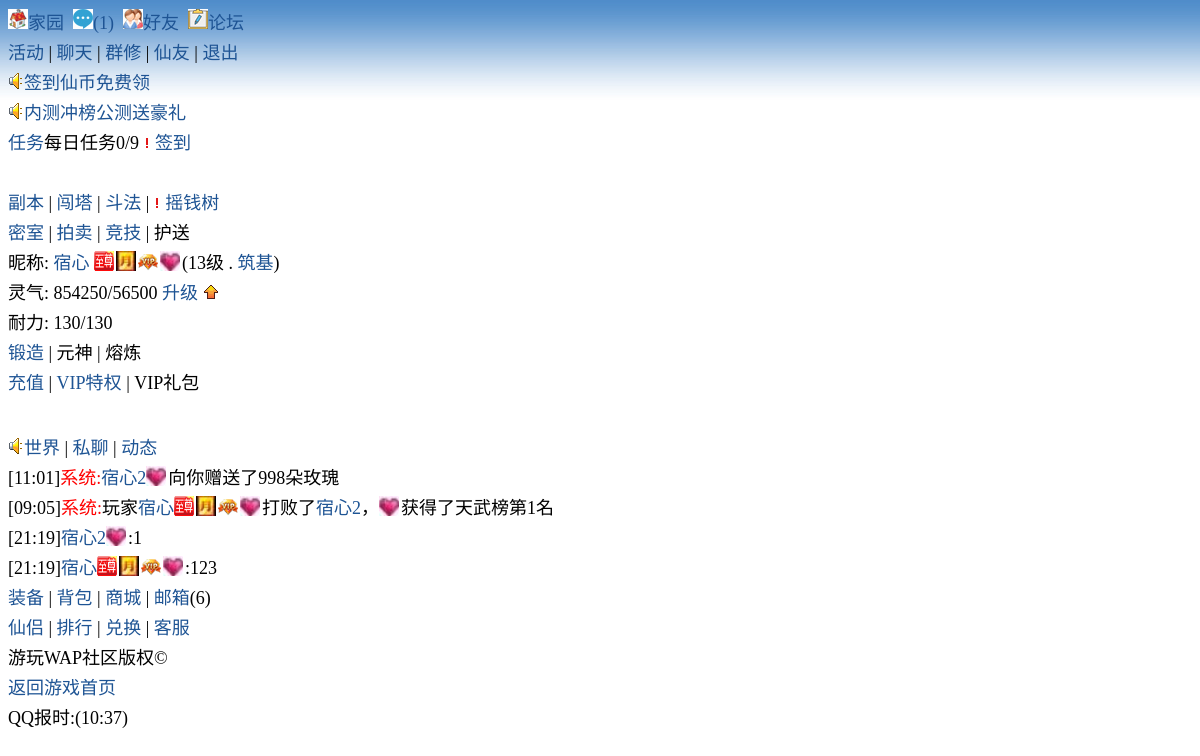
Screenshot of /wxj/game/index.php (signed in) with the database file from the repository.
### tables this page shows
CREATE TABLE `s_user` (
  `num` int(2) NOT NULL AUTO_INCREMENT,
  `s_name` varchar(30) DEFAULT NULL,
  `g_name` varchar(30) DEFAULT NULL,
  `sex` varchar(4) DEFAULT '男',
  `dj` int(2) DEFAULT '1',
  `dj_up_time` varchar(30) DEFAULT NULL,
  `exp` int(2) DEFAULT '0',
  `money` int(2) DEFAULT '0',
  `coin` int(2) DEFAULT '0',
  `sy_hp` int(2) DEFAULT NULL,
  `state` int(2) DEFAULT '0',
  `sy_nl` int(2) DEFAULT '120',
  `z_nl` int(2) DEFAULT '120',
  `nl_hf_time` varchar(30) DEFAULT NULL,
  `fb_jindu` int(2) DEFAULT '1',
  `jingjie` varchar(10) DEFAULT '炼气',
  `tianfu` int(2) DEFAULT '0',
  `tf_wx` int(2) DEFAULT '0',
  `tf_lq` int(2) DEFAULT '0',
  `tf_jg` int(2) DEFAULT '0',
  `tf_xm` int(2) DEFAULT '0',
  `tf_sf` int(2) DEFAULT '0',
  `yqs_cs` int(2) DEFAULT '0',
  `yqs_next_time` varchar(30) DEFAULT NULL,
  `pk_pm` int(2) DEFAULT NULL,
  `pk_max_pm` int(2) DEFAULT NULL,
  `pk_cs` int(2) DEFAULT '0',
  `pk_jf` int(2) DEFAULT '0',
  `pk_zjf` int(2) DEFAULT '0',
  `pk_next_time` varchar(30) DEFAULT NULL,
  `pk_jf_next_time` varchar(30) DEFAULT NULL,
  `pk_gm_cs` int(2) DEFAULT '0',
  `robot` int(2) DEFAULT '0',
  `rw_zx_jd` int(2) DEFAULT '1',
  `rw_zx_skill` int(2) DEFAULT '0',
  `bangpai` varchar(30) DEFAULT NULL,
  `bangpai_zw` int(2) DEFAULT NULL,
  `bangpai_qd` varchar(30) DEFAULT NULL,
  `bangpai_gx` int(2) DEFAULT '0',
  `nld_cs` int(2) DEFAULT '0',
  `nld_next_time` varchar(30) DEFAULT NULL,
  `cz_jf` int(2) DEFAULT '0',
  `xl_hour` int(2) DEFAULT NULL,
  `xl_start_time` varchar(30) DEFAULT NULL,
  `xl_stop_time` varchar(30) DEFAULT NULL,
  `xl_sx_dfsname` varchar(30) DEFAULT NULL,
  `zhizun_vip` int(2) DEFAULT '0',
  `zhizun_vip_lq_jiangli` int(2) DEFAULT '0',
  `yueka_next_time` varchar(30) DEFAULT NULL,
  `yueka_stop_time` varchar(30) DEFAULT NULL,
  `gongxun` int(2) DEFAULT '0',
  `df_sl` int(2) DEFAULT '0',
  `df_sb` int(2) DEFAULT '0',
  `ch_jf` int(2) DEFAULT '0',
  `ch_gj` int(2) DEFAULT '0',
  `ch_xq` int(2) DEFAULT '0',
  `ch_fy` int(2) DEFAULT '0',
  `ch_hp` int(2) DEFAULT '0',
  `ch_sd` int(2) DEFAULT '0',
  `ch_bj` int(2) DEFAULT '0',
  `ch_rx` int(2) DEFAULT '0',
  `chenghao` varchar(30) DEFAULT NULL,
  `mood` varchar(255) DEFAULT NULL,
  `zhanli` int(2) DEFAULT '0',
  `meili` int(2) DEFAULT '0',
  `xianlv` varchar(30) DEFAULT NULL,
  `eaz` int(2) DEFAULT '0',
  `love_time` varchar(30) DEFAULT NULL,
  `jiezhi` varchar(30) DEFAULT NULL,
  `jiezhi_dj` int(2) DEFAULT '1',
  `songhb` int(2) DEFAULT '0',
  `songhb_week` int(2) DEFAULT '0',
  `shouhb` int(2) DEFAULT '0',
  `shouhb_week` int(2) DEFAULT '0',
  `ta_ceng` int(2) DEFAULT '1',
  `ta_max_ceng` int(2) DEFAULT '1',
  `ta_next_time` varchar(30) DEFAULT NULL,
  `enter` int(2) DEFAULT '0',
  PRIMARY KEY (`num`) USING BTREE
);

CREATE TABLE `s_wj_dongtai` (
  `num` int(2) NOT NULL AUTO_INCREMENT,
  `s_name` varchar(30) DEFAULT NULL,
  `s_name1` varchar(30) DEFAULT NULL,
  `xx_lx` varchar(10) DEFAULT NULL,
  `message` varchar(255) DEFAULT NULL,
  `times` varchar(30) DEFAULT NULL,
  PRIMARY KEY (`num`) USING BTREE
);

CREATE TABLE `s_gonggao` (
  `num` int(2) NOT NULL AUTO_INCREMENT,
  `s_name` varchar(20) DEFAULT NULL,
  `s_name1` varchar(20) DEFAULT NULL,
  `message` varchar(100) DEFAULT NULL,
  `message1` varchar(100) DEFAULT NULL,
  `xx_leixin` varchar(10) DEFAULT NULL,
  `times` varchar(30) DEFAULT NULL,
  PRIMARY KEY (`num`) USING BTREE
);

CREATE TABLE `s_wj_talk` (
  `num` int(6) NOT NULL AUTO_INCREMENT,
  `s_name` varchar(20) DEFAULT NULL,
  `message` varchar(100) DEFAULT NULL,
  `times` varchar(30) DEFAULT NULL,
  `zb_num` int(2) DEFAULT NULL,
  PRIMARY KEY (`num`) USING BTREE
);

### wxj/game/index.php (the view, shortened to what the rows shown need)
<?php
require_once '../include/fzr.php';
require_once '../include/func.php';
require_once '../control/control.php';
$sqlHelper = new SqlHelper();
$sql = "select g_name,sy_nl,z_nl,dj,exp,jingjie,cz_jf,xl_stop_time,zhizun_vip,xianlv,yueka_stop_time from s_user where s_name='$_SESSION[id]'";
$res = $sqlHelper->execute_dql($sql);
$wj_shengji_exp = wj_shengji_exp($res["dj"]);
$jiami1 = 'x=q';
$url1 = encrypt_url("$jiami1.$date",$key_url_md_5);
$jiami2 = 'x=w';
$url2 = encrypt_url("$jiami2.$date",$key_url_md_5);
$jiami3 = 'x=p';
$url3 = encrypt_url("$jiami3.$date",$key_url_md_5);
$jiami6 = 'x=e';
$url6 = encrypt_url("$jiami6.$date",$key_url_md_5);
$jiami9 = 'x=r';
$url9 = encrypt_url("$jiami9.$date",$key_url_md_5);
echo "<div>昵称: ";
echo "<a href='../user/info.php?$url1'>" .$res["g_name"]."</a> ";
if ($res["zhizun_vip"]) {
    echo '<img class="tx_img" src="../images/zz.gif">';
    echo '<img class="tx_img" src="../images/yk.gif">';
} else {
    $now_time = date("Y-m-d H:i:s");
    if ($now_time < $res["yueka_stop_time"]) {
        echo '<img class="tx_img" src="../images/yk.gif">';
    }
}
if ($res["cz_jf"]) {
    echo '<img class="tx_img" src="../images/vip.gif">';
}
if ($res["xianlv"]) {
    echo '<img class="tx_img" src="../images/xl.gif">';
}
$vip_dj = vip_dj($res["cz_jf"]);
echo '('.$res["dj"]."级 . <a href='../user/info.php?$url3'>".$res["jingjie"]."</a>)</div>";
echo '<div>灵气: '.$res["exp"].'/'.$wj_shengji_exp;
echo '</div>';
$vip_nlsx_hfcs = vip_nlsx_hfcs($vip_dj);
$wj_znl = $res["z_nl"] + $vip_nlsx_hfcs[0];
$nl_show_time = nl_show_time($vip_nlsx_hfcs[0]);
echo '<div>耐力: '.($res["sy_nl"] + $nl_show_time[1]).'/'.$wj_znl;
echo '</div>';
echo "<div style='margin-top: 5px;'><div><img src='../images/laba.gif'/><a href='../xy/chat.php?$url1'>世界</a> |";
echo " <a href='../xy/chat.php?$url6'>私聊</a> | ";
echo "<a href='../xy/chat.php?$url9'>动态</a></div>";
wjdt_show_fenye('',1,0,0);
xtgg_show_fenye('',1,0,0);
chat_show_fenye('',2,0,0);
$sqlHelper = new SqlHelper();
$sql = "select count(num) from s_wj_youxiang where s_name='$_SESSION[id]' and dq_state=0";
$res = $sqlHelper->execute_dql($sql);
$wd_sl = $res["count(num)"];
echo "<div><a href='../user/info.php?$url2'>装备</a> | <a href='../user/bag.php?$url1'>背包</a> | <a href='../xy/shop.php?$url1'>商城</a> | <a href='../user/yx.php?$url1'>邮箱</a>";
if($wd_sl){
    echo '('.$wd_sl.')';
}
echo "</div>";
echo "<div><a href='../xy/xl.php?$url1'>仙侣</a> | <a href='../xy/rank.php?$url1'>排行</a> | <a href='../xy/dh.php?$url1'>兑换</a> | <a href='../xy/xl.php?$url1'>客服</a></div>";
?>
<?php
$date=(date('H:i'));
echo "游玩WAP社区版权©";
echo "<div><a href='../game/index.php'>返回游戏首页</a></div>";
echo "QQ报时:(".$date.")";
?>

### wxj/include/func.php (shortened to what the rows shown need)
<?php
function nl_show_time($vip_zf_nl){
    $date = 0;
    $huifu_naili = 0;
    $sqlHelper=new SqlHelper();
    $sql="select nl_hf_time,sy_nl,z_nl from s_user where s_name='$_SESSION[id]'";
    $res=$sqlHelper->execute_dql($sql);
    $wj_znl = $res["z_nl"] + $vip_zf_nl;
    return array($date,$huifu_naili);
}
function chat_show_fenye($gotourl,$pageSize,$next_xianshi,$dh_fl)
{
    require_once "../include/FenyePage.class.php";
    $fenyePage = new FenyePage();
    $fenyePage->gotoUrl = "$gotourl";
    $fenyePage->pageSize = $pageSize;
    getFenyePage_chat($fenyePage, $dh_fl);
    $sqlHelper = new SqlHelper();
    global $date, $key_url_md_5;
    for ($i = 0; $i < count($fenyePage->res_array); $i++) {
        $row = $fenyePage->res_array[$i];
        $s_name = $row["s_name"];
        $sql = "select g_name,num,zhizun_vip,yueka_stop_time,cz_jf,xianlv from s_user where s_name='$s_name'";
        $res1 = $sqlHelper->execute_dql($sql);
        $res1_num = $res1["num"];
        $res1_g_name = $res1["g_name"];
        $zhizun_vip = $res1["zhizun_vip"];
        echo "<div>[" . substr($row['times'], 11, 5) . "]";
        if ($s_name == $_SESSION["id"]) {
            $jiami1 = 'x=q';
            $url1 = encrypt_url("$jiami1.$date", $key_url_md_5);
            echo "<a href='../user/info.php?$url1'>" . $res1_g_name . '</a>';
        } else {
            $jiami1 = "id=$res1_num";
            $url1 = encrypt_url("$jiami1.$date", $key_url_md_5);
            echo "<a href='../xy/wjinfo.php?$url1'>" . $res1_g_name . '</a>';
        }
        if ($zhizun_vip) {
            echo "<img class='tx_img' src='../images/zz.gif'>";
            echo "<img class='tx_img' src='../images/yk.gif'>";
        } else {
            $now_time = date("Y-m-d H:i:s");
            if ($now_time < $res1["yueka_stop_time"]) {
                echo "<img class='tx_img' src='../images/yk.gif'>";
            }
        }
        if ($res1["cz_jf"]) {
            echo '<img class="tx_img" src="../images/vip.gif">';
        }
        if ($res1["xianlv"]) {
            echo '<img class="tx_img" src="../images/xl.gif">';
        }
        echo ':' . $row["message"] . '</div>';
    }
}
                            ?>
                            <?php
function xtgg_show_fenye($gotourl,$pageSize,$next_xianshi,$dh_fl){
    require_once "../include/FenyePage.class.php";
    $fenyePage=new FenyePage();
    $fenyePage->gotoUrl="$gotourl";
    $fenyePage->pageSize=$pageSize;
    getFenyePage_sjtg($fenyePage,$dh_fl);
    $sqlHelper=new SqlHelper();
    for($i=0;$i<count($fenyePage->res_array);$i++){
        $row=$fenyePage->res_array[$i];
        if ($row["xx_leixin"] == "xt") {
            $s_name = $row["s_name"];
            $sql = "select g_name,num,zhizun_vip,yueka_stop_time,xianlv,cz_jf from s_user where s_name='$s_name'";
            $res1 = $sqlHelper->execute_dql($sql);
            $res1_num = $res1["num"];
            $res1_g_name = $res1["g_name"];
            $zhizun_vip = $res1["zhizun_vip"];
            echo "[" . substr($row['times'], 11, 5) . "]";
            echo "<span style='color:red'>系统:</span>";
            $jiami1 = "id=$res1_num";
            global $date,$key_url_md_5;
            $url1 = encrypt_url("$jiami1.$date",$key_url_md_5);
            echo $row["message"];
            echo "<a href='../xy/wjinfo.php?$url1'>".$res1_g_name.'</a>';
            if($zhizun_vip){
                echo '<img class="tx_img" src="../images/zz.gif">';
                echo "<img class='tx_img' src='../images/yk.gif'>";
            }else{
                $now_time = date("Y-m-d H:i:s");
                if($now_time < $res1["yueka_stop_time"]){
                    echo "<img class='tx_img' src='../images/yk.gif'>";
                }
            }
            if ($res1["cz_jf"]) {
                echo '<img class="tx_img" src="../images/vip.gif">';
            }
            if ($res1["xianlv"]) {
                echo '<img class="tx_img" src="../images/xl.gif">';
            }
            echo $row["message1"];
            echo "<br/>";
        }
        elseif ($row["xx_leixin"] == "pk_top10") {
            $s_name = $row["s_name"];
            $s_name1 = $row["s_name1"];
            $sql = "select g_name,num,zhizun_vip,yueka_stop_time,xianlv,cz_jf from s_user where s_name='$s_name'";
            $res1 = $sqlHelper->execute_dql($sql);
            $sql = "select g_name,num,zhizun_vip,yueka_stop_time,xianlv,cz_jf from s_user where s_name='$s_name1'";
            $res2 = $sqlHelper->execute_dql($sql);
            $res1_num = $res1["num"];
            $res1_g_name = $res1["g_name"];
            $res2_num = $res2["num"];
            $res2_g_name = $res2["g_name"];
            echo "[" . substr($row['times'], 11, 5) . "]";
            echo "<span style='color:red'>系统:</span>玩家";
            global $date,$key_url_md_5;
            if($s_name == $_SESSION["id"]){
                $jiami1 = 'x=q';
                $url1 = encrypt_url("$jiami1.$date",$key_url_md_5);
                echo "<a href='../user/info.php?$url1'>".$res1_g_name.'</a>';
            }else{
                $jiami1 = "id=$res1_num";
                $url1 = encrypt_url("$jiami1.$date",$key_url_md_5);
                echo "<a href='../xy/wjinfo.php?$url1'>".$res1_g_name.'</a>';
            }
            if ($res1["zhizun_vip"]) {
                echo '<img class="tx_img" src="../images/zz.gif">';
                echo '<img class="tx_img" src="../images/yk.gif">';
            } else {
                $now_time = date("Y-m-d H:i:s");
                if ($now_time < $res1["yueka_stop_time"]) {
                    echo '<img class="tx_img" src="../images/yk.gif">';
                }
            }
            if ($res1["cz_jf"]) {
                echo '<img class="tx_img" src="../images/vip.gif">';
            }
            if ($res1["xianlv"]) {
                echo '<img class="tx_img" src="../images/xl.gif">';
            }
            echo $row["message"];
            if($s_name1 == $_SESSION["id"]){
                $jiami2 = 'x=q';
                $url2 = encrypt_url("$jiami2.$date",$key_url_md_5);
                echo "<a href='../user/info.php?$url2'>" . $res2_g_name . '</a>，';
            }else{
                $jiami2 = "id=$res2_num";
                $url2 = encrypt_url("$jiami2.$date",$key_url_md_5);
                echo "<a href='../xy/wjinfo.php?$url2'>" . $res2_g_name . '</a>，';
            }
            if ($res2["xianlv"]) {
                echo '<img class="tx_img" src="../images/xl.gif">';
            }
            echo $row["message1"];
            echo "<br/>";
        }
    }
}
function wjdt_show_fenye($gotourl,$pageSize,$next_xianshi,$dh_fl){
    require_once "../include/FenyePage.class.php";
    $fenyePage=new FenyePage();
    $fenyePage->gotoUrl="$gotourl";
    $fenyePage->pageSize=$pageSize;
    getFenyePage_wjdt($fenyePage,$dh_fl);
    $sqlHelper=new SqlHelper();
    for($i=0;$i<count($fenyePage->res_array);$i++){
        $row=$fenyePage->res_array[$i];
        if ($row["xx_lx"] == "dfcg") {
            $s_name = $row["s_name1"];
            $sql = "select g_name,num,zhizun_vip,yueka_stop_time,xianlv,cz_jf from s_user where s_name='$s_name'";
            $res1 = $sqlHelper->execute_dql($sql);
            $res1_num = $res1["num"];
            $res1_g_name = $res1["g_name"];
            $zhizun_vip = $res1["zhizun_vip"];
            echo "[" . substr($row['times'], 11, 5) . "]";
            echo "<span style='color:red'>系统:</span>";
            $jiami1 = "id=$res1_num";
            global $date,$key_url_md_5;
            $url1 = encrypt_url("$jiami1.$date",$key_url_md_5);
            echo "<a href='../xy/wjinfo.php?$url1'>".$res1_g_name.'</a>';
            if($zhizun_vip){
                echo '<img class="tx_img" src="../images/zz.gif">';
                echo "<img class='tx_img' src='../images/yk.gif'>";
            }else{
                $now_time = date("Y-m-d H:i:s");
                if($now_time < $res1["yueka_stop_time"]){
                    echo "<img class='tx_img' src='../images/yk.gif'>";
                }
            }
            if ($res1["cz_jf"]) {
                echo '<img class="tx_img" src="../images/vip.gif">';
            }
            if ($res1["xianlv"]) {
                echo '<img class="tx_img" src="../images/xl.gif">';
            }
            echo '向你发起了斗法，你失败了~';
            echo "<br/>";
        }elseif ($row["xx_lx"] == "songhua") {
            $s_name = $row["s_name1"];
            $sql = "select g_name,num,zhizun_vip,yueka_stop_time,xianlv,cz_jf from s_user where s_name='$s_name'";
            $res1 = $sqlHelper->execute_dql($sql);
            $res1_num = $res1["num"];
            $res1_g_name = $res1["g_name"];
            echo "[" . substr($row['times'], 11, 5) . "]";
            echo "<span style='color:red'>系统:</span>";
            $jiami1 = "id=$res1_num";
            global $date,$key_url_md_5;
            $url1 = encrypt_url("$jiami1.$date",$key_url_md_5);
            echo "<a href='../xy/wjinfo.php?$url1'>".$res1_g_name.'</a>';
            if ($res1["xianlv"]) {
                echo '<img class="tx_img" src="../images/xl.gif">';
            }
            echo $row["message"];
            echo "<br/>";
        }
    }
}
?>

### rows the page displays
s_user: g_name "宿心", dj "13", jingjie "筑基", exp "854250", dj "56500", $res["sy_nl"] + $nl_show_time[1] "130", z_nl "130"
s_wj_dongtai: times "11:01", s_user.g_name "宿心2", message "向你赠送了998朵玫瑰"
s_gonggao: times "09:05", s_user.g_name "宿心", message "打败了", s_user.g_name "宿心2", message1 "获得了天武榜第1名"
s_wj_talk: times "21:19", s_user.g_name "宿心2", message "1"
s_wj_talk: times "21:19", s_user.g_name "宿心", message "123"

### other values shown
$wd_sl "6"
$date "10:37"
